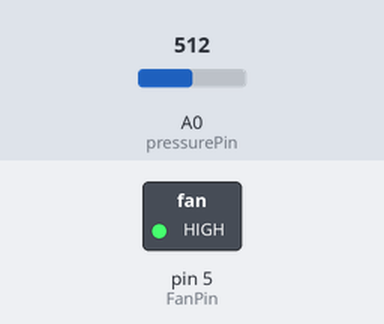
The sketch below on a simulated Arduino Uno, built with avr-gcc and run on an emulated ATmega328P. Parts: switched loads named in the sketch (green lamp = pin HIGH). The test bench sets the inputs (shaded band); at power-on: A0 (pressurePin) = 512. What the sketch prints to the serial monitor is not drawn.

Above: at 1.2 s.
1.3 s: A0 (pressurePin) set to 716
At 2.3 s:
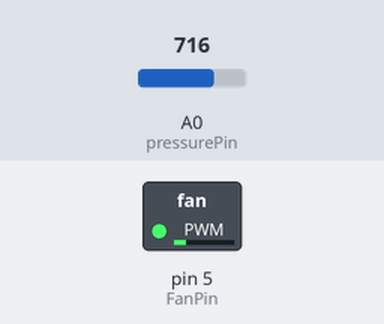
2.8 s: A0 (pressurePin) set to 698
4.3 s: A0 (pressurePin) set to 674
At 4.6 s:
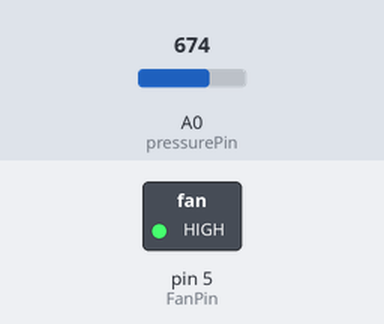
5.8 s: A0 (pressurePin) set to 900
At 7.0 s:
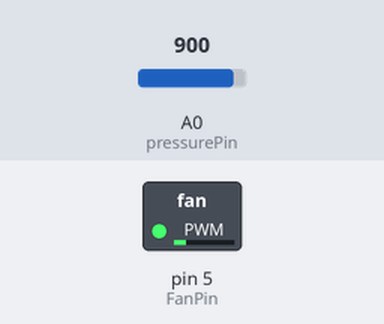
7.3 s: A0 (pressurePin) set to 511
At 8.1 s:
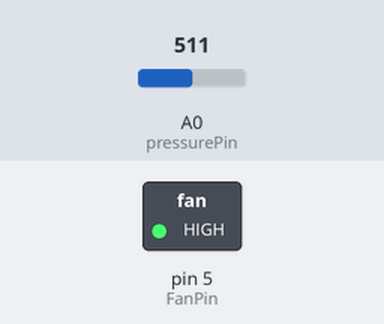
Timing chart, 0 to 9.8 s (numbered marks = the images above; inputs shaded):
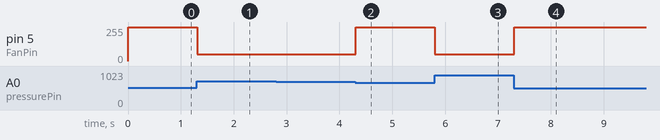

Measured:
- the behaviour switches between 683 and 682 on A0 (pressurePin) (found by bisection; images 1 and 2)
- after the input at 1.3 s, pin 5 (FanPin): 255/255 → 50/255 at once
- after the input at 2.8 s, every drawn part: stays the same
- after the input at 4.3 s, pin 5 (FanPin): 50/255 → 255/255 at once
- after the input at 5.8 s, pin 5 (FanPin): 255/255 → 50/255 at once
- after the input at 7.3 s, pin 5 (FanPin): 50/255 → 255/255 at once

The sketch:

Pressure_Sensor_reading.ino
```cpp
/*
 *
 * ANALOG READING FROM PRESSURE SENSOR.
 */

const int pressurePin = A0;
double pressureVoltage = 0;
double sensorVal = 0;
double pressurePSI = 0;

/*
 * FAN stuff
 */
 const int FanPin = 5;
 float pwm = 255;

void setup() {
  // put your setup code here, to run once:
 pinMode(FanPin,OUTPUT);
Serial.begin(9600);
}

void loop() {
  // put your main code here, to run repeatedly:

sensorVal = analogRead(pressurePin);
pressureVoltage = sensorVal * (12.0/1023.0); // convert analog reading, to 0-5volts
Serial.print(pressureVoltage);

  if(pressureVoltage > 8)
  {
    analogWrite(FanPin, 50);
  }
  else
  {
    analogWrite(FanPin,255);
  }
}
```
